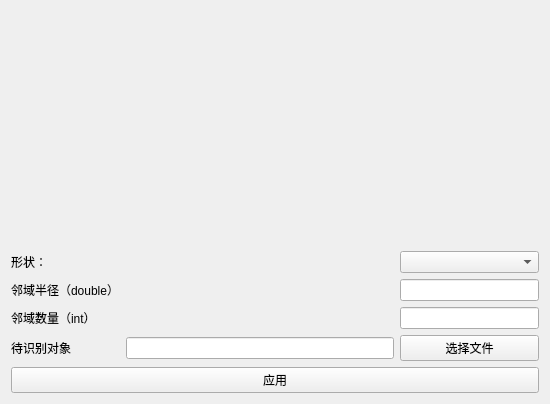
<?xml version="1.0" encoding="UTF-8"?>
<ui version="4.0">
 <class>QFPFHFeature</class>
 <widget class="QSubDialogBase" name="QFPFHFeature">
  <property name="geometry">
   <rect>
    <x>0</x>
    <y>0</y>
    <width>550</width>
    <height>404</height>
   </rect>
  </property>
  <property name="windowTitle">
   <string>FPFH特征</string>
  </property>
  <layout class="QGridLayout" name="gridLayout" rowstretch="0,0,0,0,0,0,0,0,0,0,0,0,0,0" columnstretch="0,0,0,0">
   <item row="9" column="0">
    <widget class="QLabel" name="label">
     <property name="text">
      <string>邻域半径（double）</string>
     </property>
    </widget>
   </item>
   <item row="10" column="0">
    <widget class="QLabel" name="label_2">
     <property name="text">
      <string>邻域数量（int）</string>
     </property>
    </widget>
   </item>
   <item row="4" column="0">
    <widget class="QLabel" name="label_3">
     <property name="text">
      <string>形状：</string>
     </property>
    </widget>
   </item>
   <item row="9" column="3">
    <widget class="QLineEdit" name="lineEdit"/>
   </item>
   <item row="10" column="3">
    <widget class="QLineEdit" name="lineEdit_2"/>
   </item>
   <item row="13" column="0" colspan="4">
    <widget class="QPushButton" name="pushButton">
     <property name="text">
      <string>应用</string>
     </property>
    </widget>
   </item>
   <item row="12" column="0">
    <widget class="QLabel" name="label_4">
     <property name="text">
      <string>待识别对象</string>
     </property>
    </widget>
   </item>
   <item row="12" column="3">
    <widget class="QPushButton" name="pushButton_2">
     <property name="text">
      <string>选择文件</string>
     </property>
    </widget>
   </item>
   <item row="12" column="1" colspan="2">
    <widget class="QLineEdit" name="lineEdit_3"/>
   </item>
   <item row="4" column="1">
    <spacer name="horizontalSpacer_3">
     <property name="orientation">
      <enum>Qt::Horizontal</enum>
     </property>
     <property name="sizeHint" stdset="0">
      <size>
       <width>262</width>
       <height>20</height>
      </size>
     </property>
    </spacer>
   </item>
   <item row="4" column="3">
    <widget class="QComboBox" name="comboBox"/>
   </item>
   <item row="0" column="0" colspan="4">
    <widget class="QRendView" name="widget" native="true"/>
   </item>
  </layout>
 </widget>
 <layoutdefault spacing="6" margin="11"/>
 <customwidgets>
  <customwidget>
   <class>QRendView</class>
   <extends>QWidget</extends>
   <header>QRendView.h</header>
   <container>1</container>
  </customwidget>
  <customwidget>
   <class>QSubDialogBase</class>
   <extends>QWidget</extends>
   <header>qsubdialogbase.h</header>
   <container>1</container>
  </customwidget>
 </customwidgets>
 <resources/>
 <connections>
  <connection>
   <sender>pushButton</sender>
   <signal>clicked()</signal>
   <receiver>QFPFHFeature</receiver>
   <slot>OnApply()</slot>
   <hints>
    <hint type="sourcelabel">
     <x>71</x>
     <y>188</y>
    </hint>
    <hint type="destinationlabel">
     <x>582</x>
     <y>197</y>
    </hint>
   </hints>
  </connection>
 </connections>
 <slots>
  <slot>OnApply()</slot>
 </slots>
</ui>
